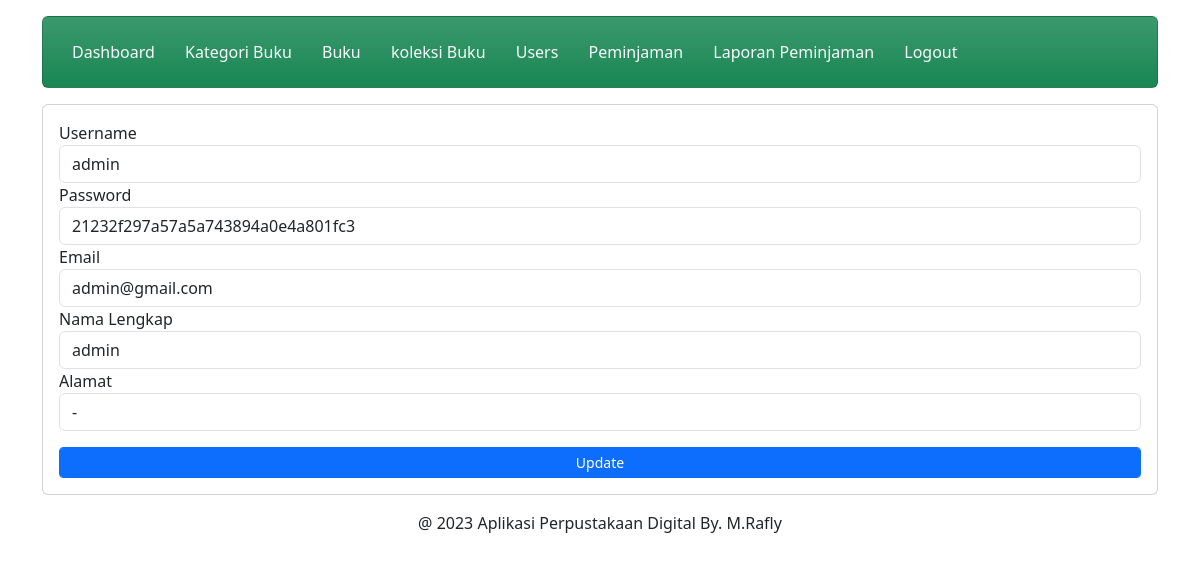
The app's page /admin/edit_users.php?id=4 (signed in) with its own data.
### tables this page shows
CREATE TABLE `user` (
  `UserID` int(11) NOT NULL,
  `Username` varchar(255) NOT NULL,
  `Password` varchar(255) NOT NULL,
  `Email` varchar(255) NOT NULL,
  `NamaLengkap` varchar(255) NOT NULL,
  `Alamat` text NOT NULL,
  `Level` int(11) NOT NULL
);

### admin/edit_users.php (the view, shortened to what this page needs)
<?php
include 'header.php';
include 'navbar.php';
?>
<?php
		include '../koneksi.php';
        $UserID = $_GET['id'];
		$data = mysqli_query($koneksi,"SELECT * FROM user WHERE UserID='$UserID'");
		while($d = mysqli_fetch_array($data)){
			?>
         <div class="content mt-3">
                <div class="card">
                    <div class="card-body">
                        <form method="post" action="proses_update_users.php">
                            <div class="form-group">
                                 <label>Username</label>
                                 <input type="text" class="form-control" name="Username" value="<?php echo $d['Username']; ?>">
                            </div>
                            <div class="form-group">
                                 <label>Password</label>
                                 <input type="text" class="form-control" name="Password" value="<?php echo $d['Password']; ?>">
                            </div>
                            <div class="form-group">
                                 <label>Email</label>
                                 <input type="text" class="form-control" name="Email" value="<?php echo $d['Email']; ?>">
                            </div>
                            <div class="form-group">
                                 <label>Nama Lengkap</label>
                                 <input type="text" class="form-control" name="NamaLengkap" value="<?php echo $d['NamaLengkap']; ?>">
                            </div>
                            <div class="form-group">
                                 <label>Alamat</label>
                                 <input type="text" class="form-control" name="Alamat" value="<?php echo $d['Alamat']; ?>">
                            </div>
                            <div class="form-group">
                                <button type="submit" class="form-control btn btn-primary btn-sm mt-3">Update</button>
                            </div>
                        </form>
                    </div>
                </div>
            </div>
            <?php } ?>
            <?php
            include 'footer.php';
            ?>

### records on screen
user: Username "admin", Password "21232f297a57a5a743894a0e4a801fc3", Email "admin@gmail.com", NamaLengkap "admin", Alamat "-"
